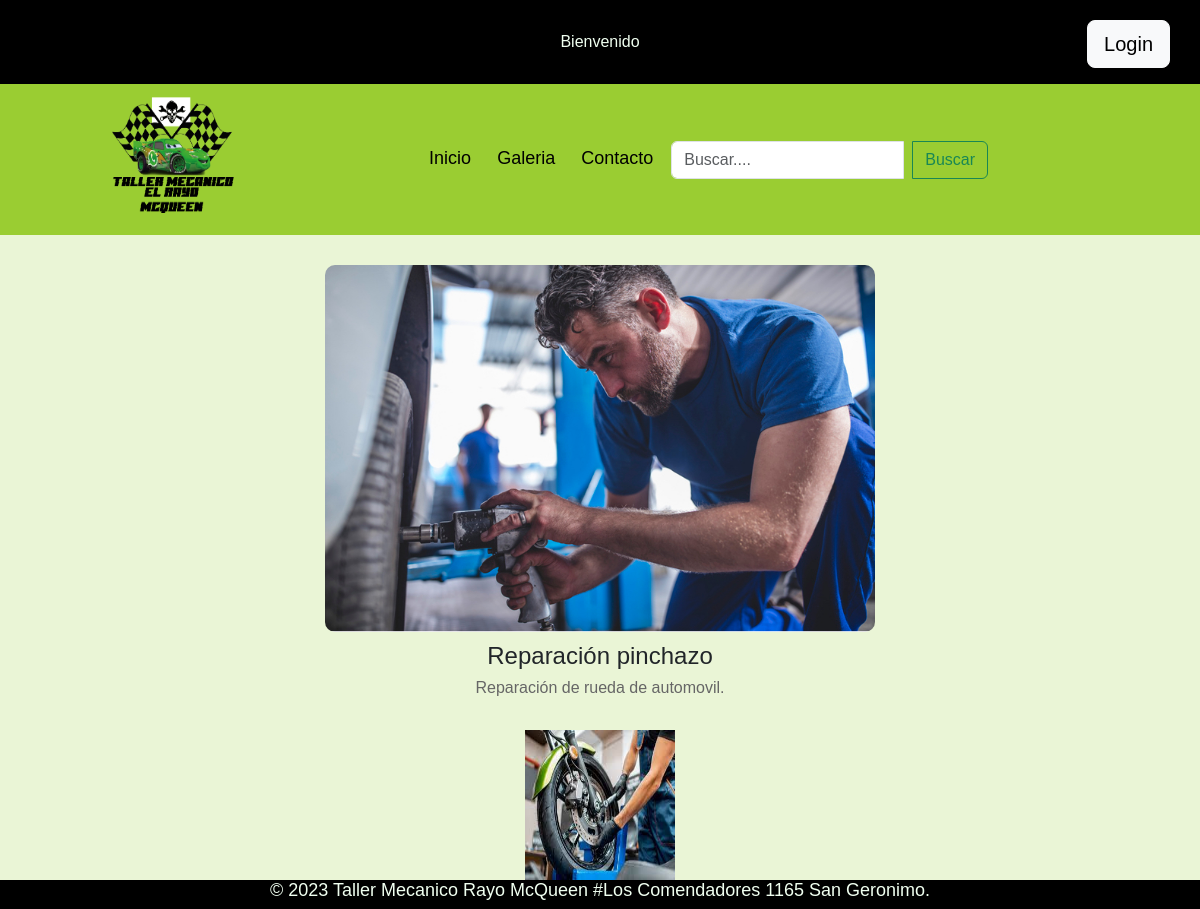
Page /ficha/Reparación pinchazo/ on the committed database.
### webTaller/models.py (models this page shows, shortened)
class Reparacion(models.Model):
    idReparacion= models.AutoField(primary_key=True)
    nombre = models.CharField(max_length=45)
    descripcion = models.TextField()
    categoria = models.ForeignKey(Categoria,on_delete=models.CASCADE)
    foto=models.ImageField(upload_to='foto',null=True,default='foto/default2.jpg')
    publicar=models.BooleanField(default=False)
    comentario=models.TextField(default='S/C')
    usuario= models.ForeignKey(User,on_delete=models.CASCADE)

class Galeria(models.Model):
    idGaleria= models.AutoField(primary_key=True)
    foto = models.ImageField(upload_to='foto')
    reparacion = models.ForeignKey(Reparacion,on_delete=models.CASCADE)

### webTaller/views.py (the view)
# urls.py: path('ficha/<nombre>/', ficha, name='FICHA'),
def ficha(request, nombre):
    reparacion = Reparacion.objects.get(nombre=nombre)
    galeria = Galeria.objects.filter(reparacion=reparacion)
    data = {'reparacion': reparacion,'galeria':galeria}
    return render(request,'fichas.html', data)

### webTaller/procesos.py (called while the page is built)
def total(request):
    tot = 0
    try:
        if "carrito" in request.session.keys():
            for key, value in request.session["carrito"].items():
                tot += int(value["total"])
    except:
        tot = 0
    return {"total":tot}

def cantidades(request):
    cant = 0
    if "carrito" in request.session.keys():
        for key, value in request.session["carrito"].items():
            cant +=int(value["cantidad"])
    return {"cantidades":cant}

### webTaller/templates/fichas.html
{% extends "base.html" %}
{% load static %}
{% block css %}
    <link rel="stylesheet" href="{% static 'css/ficha.css' %}" />
{% endblock css %}
{% block contenido %}
    <div class="contenedor">
        <img src="{{ reparacion.foto.url }}" alt="" />
        <h4>{{ reparacion.nombre }}</h4>
        <p>{{ reparacion.descripcion }}</p>
    </div>
    {% for item in galeria %}
        <center>
            <img src="{{item.foto.url}}" height="150px" width="150px" alt="">
        </center>
    {% endfor %}
{% endblock contenido %}

### webTaller/static/css/index.css (style rules this page uses)
* { font-family: 'Franklin Gothic Medium', 'Arial Narrow', Arial, sans-serif; }
body { margin: 0; padding: 0; display: flex; flex-direction: column; min-height: 100vh; background-color: rgba(154, 205, 50, 0.2); }

### webTaller/static/css/ficha.css (style rules this page uses)
.contenedor { text-align: center; margin: 30px; }
.contenedor img { display: block; margin: 0 auto; width: 550px; height: auto; border-radius: 10px; }
.contenedor h4 { font-size: 24px; margin-top: 10px; margin-bottom: 5px; }
.contenedor p { font-size: 16px; line-height: 1.5; color: #666; }

### rows in the picture
Reparacion: foto (picture), nombre "Reparación pinchazo", descripcion "Reparación de rueda de automovil."
Galeria: foto (picture)
